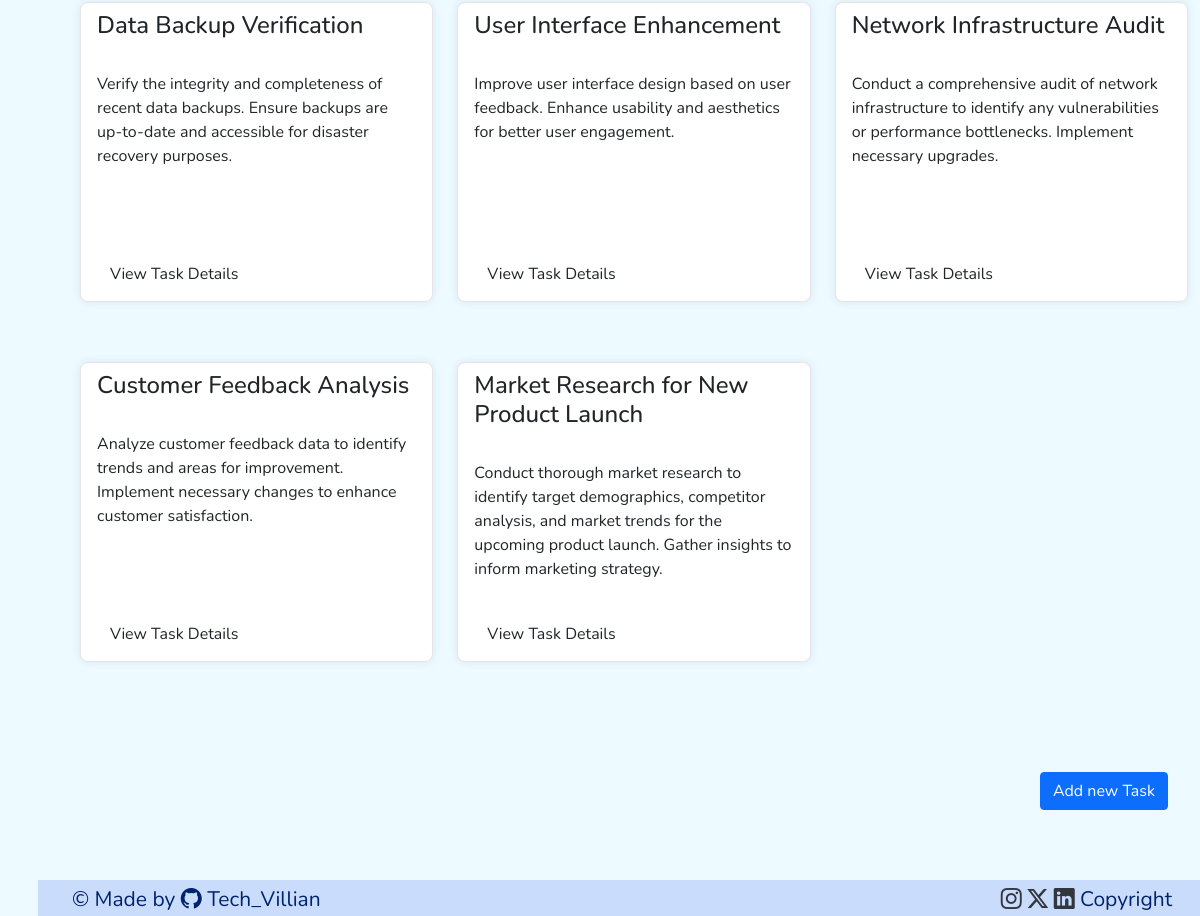
Page /tasks/ (signed in, lower part) on the earlier database version.
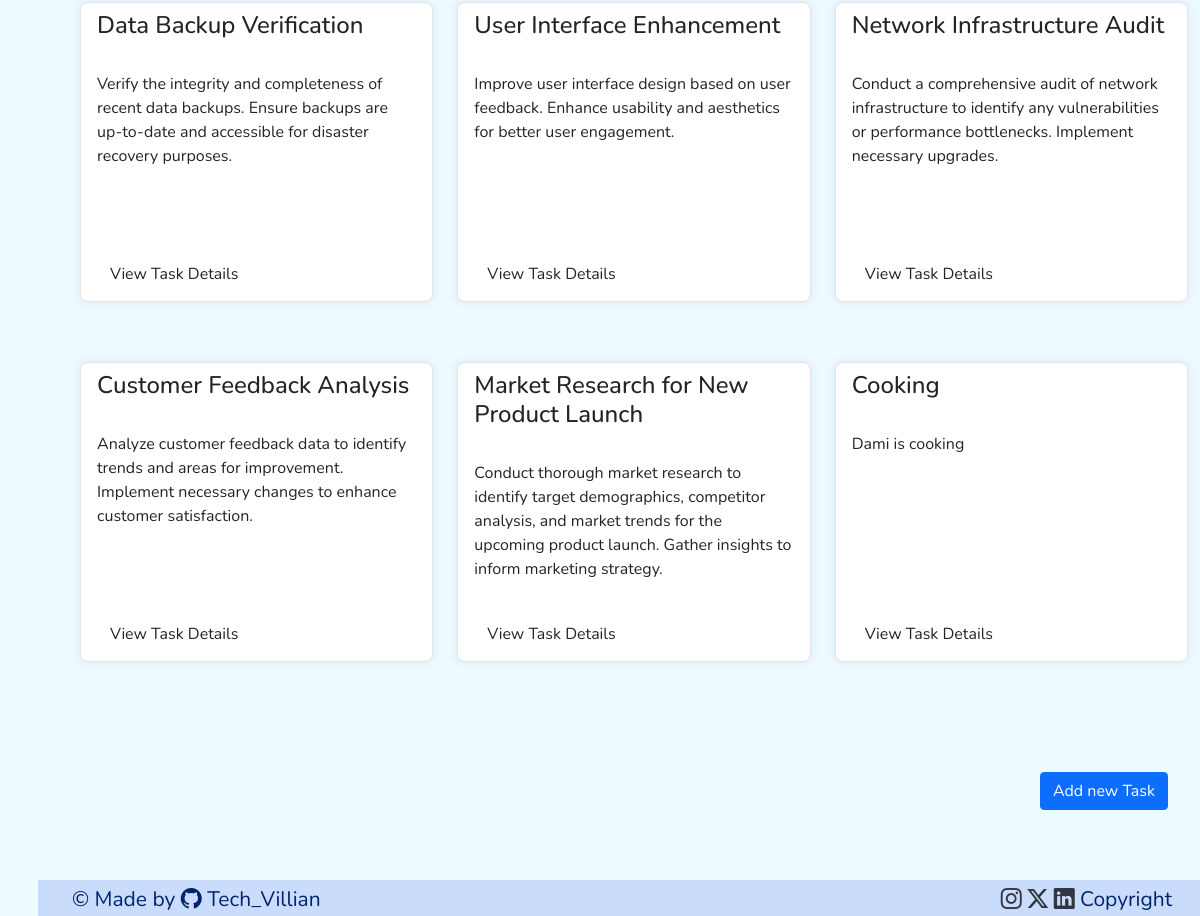
Same page on the later database version.
### project/models.py (models this page shows, shortened)
class Task(models.Model):
    created_by = models.ForeignKey(auth.get_user_model(), on_delete=models.CASCADE)
    title = models.CharField(max_length=255)
    description = models.TextField()
    deadline = models.DateField()
    status = models.CharField(max_length=20, choices=[
        ('pending', 'Pending'),
        ('in_progress', 'In Progress'),
        ('completed', 'Completed')
    ])
    incident_types = models.CharField(max_length=20, choices=[
        ('critical', 'Critical'),
        ('high', 'High'),
        ('medium', 'Medium')
    ], blank=True, null=True)
    assigned_to = models.ForeignKey(User, on_delete=models.CASCADE, related_name='tasks')
    assigned_team = models.ForeignKey(Team, on_delete=models.SET_NULL, null=True, blank=True, related_name='assigned_tasks')

### project/views.py (the view)
# urls.py: path('tasks/', project_views.task_list, name='task'),
def task_list(request):
    tasks = Task.objects.all()
    return render(request, 'tasks/task_view.html', {'tasks': tasks})

### project/templates/tasks/task_view.html (shortened to what this page needs)
{% extends 'base.html' %}
{% block content %}
<div class="container">
    <div class="row" style="margin-top: 70px; margin-bottom: 30px;">
        {% for task in tasks %}
        <div class="col-lg-4" style="margin-bottom: 30px;">
            <div class="card card-margin" style="max-height: 300px; min-height: 300px;">
                <div class="card-header no-border">
                    <h4 class="card-title">{{ task.title|capfirst }}</h4>
                </div>
                <div class="card-body">
                <p class="card-text">{{ task.description|capfirst }}</p>
                </div>
                <div class="card-footer no-border">
                    <a href="{% url 'task_detail' task.id %}" class="btn btn-outline">View Task Details</a>
                </div>
            </div>
        </div>
        {% endfor %}
    </div>
    <div style="padding: 20px; margin-bottom: 50px; text-align: right;">
        <a href="{% url 'task-create' %}" class="btn btn-primary" style="text-decoration: none;">Add new Task</a>
    </div>
</div>
{% endblock content %}

Differences in the rows shown:
added Task: title "Cooking", description "Dami is cooking"
